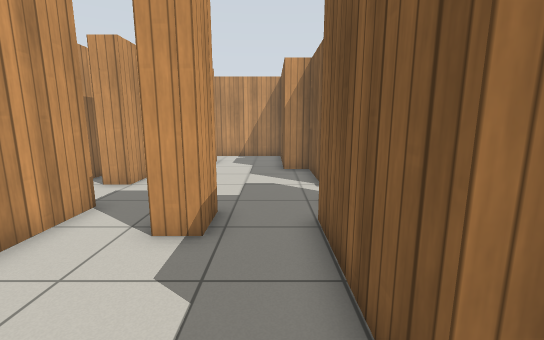
view 1 (above)

22 first-person views from a walk through a Gazebo world. The camera is 1.1 m above the floor, tilts 10° down and sees 90° across. The lines on the ground mark 1 m squares. The floor is counted in squares, 0.5 m on a side. Each view is taken from the middle of a square. On the plan, view 1 faces up. The plan holds only what a view shows up to about 17 squares ahead; the rest is blank. Gazebo's built-in surfaces are drawn with simple patterns.

view 2
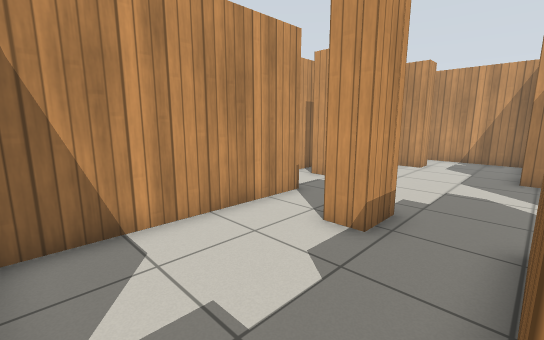

view 3
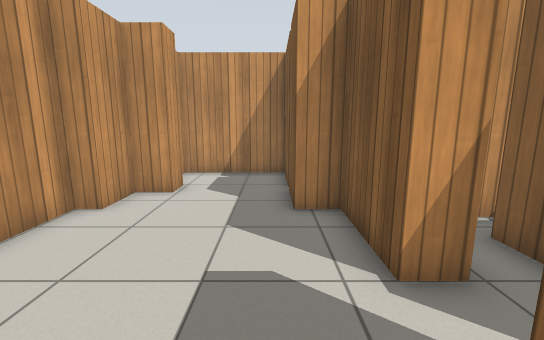

view 4
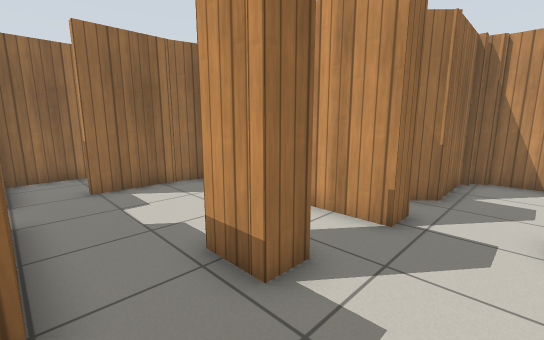

view 5
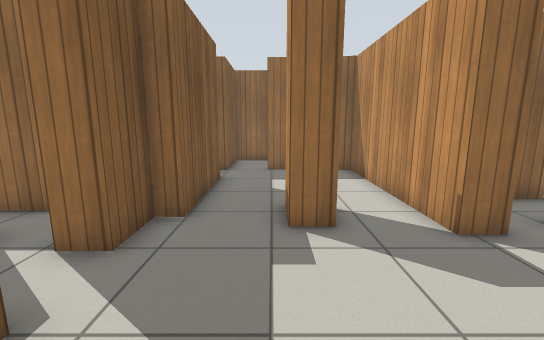

view 6
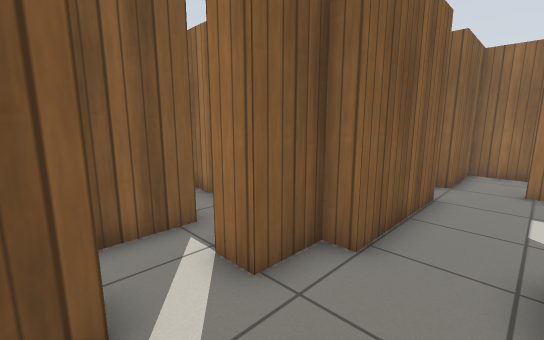

view 7
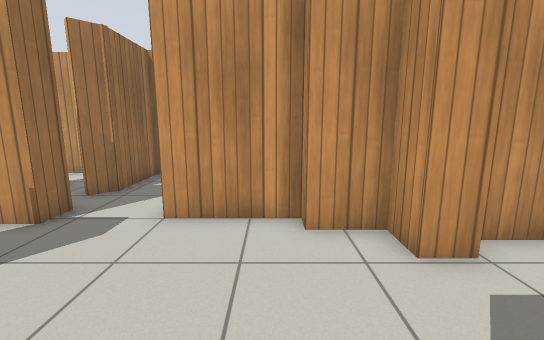

view 8
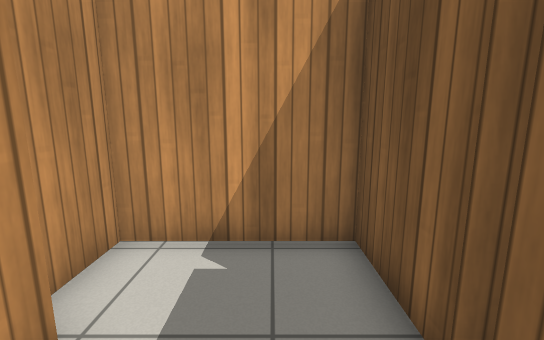

view 9
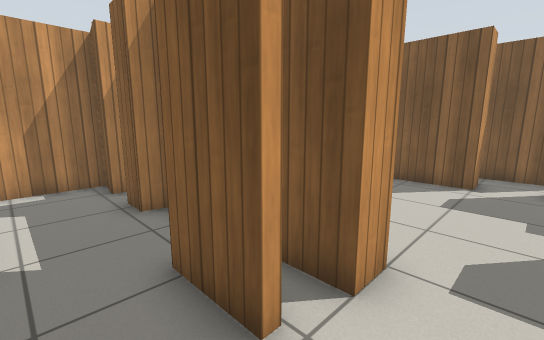

view 10
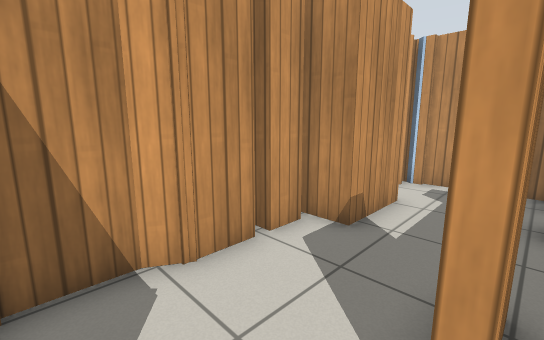

view 11
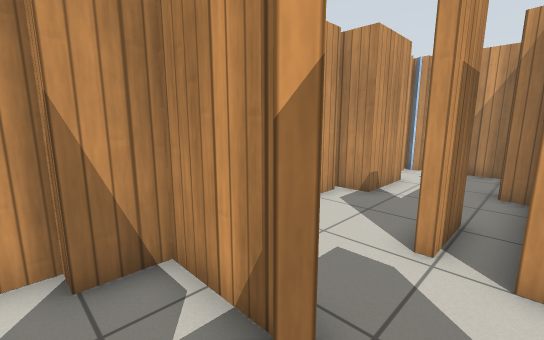

view 12
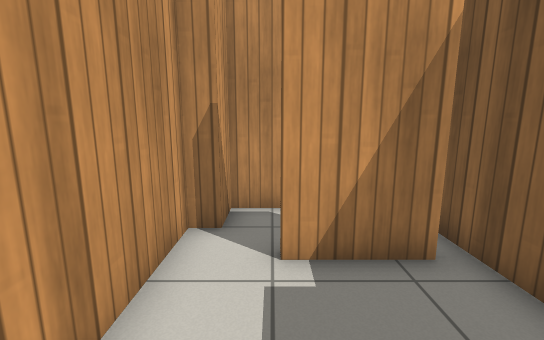

view 13
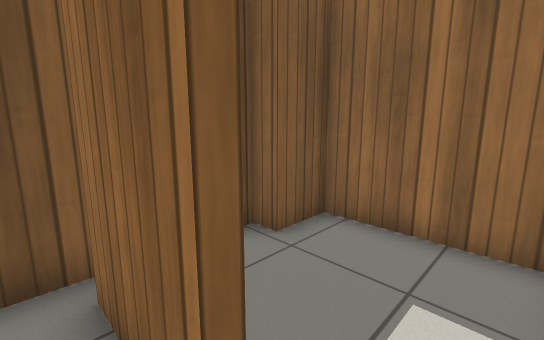

view 14
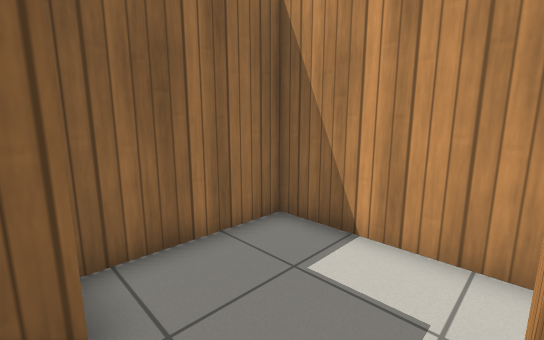

view 15
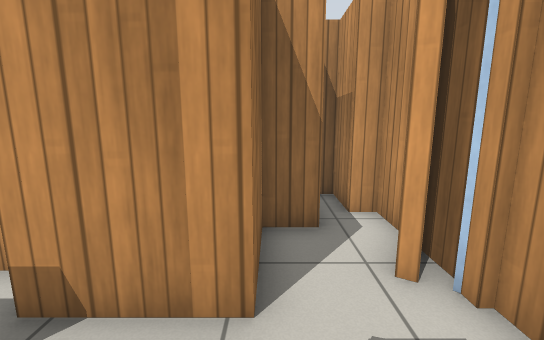

view 16
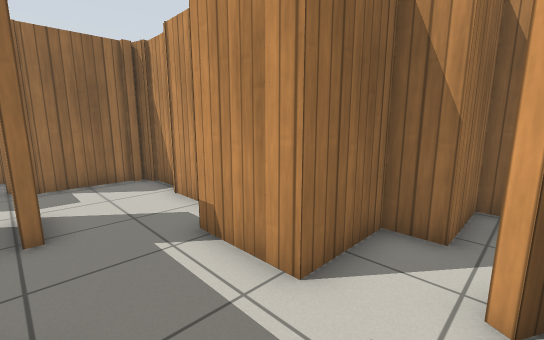

view 17
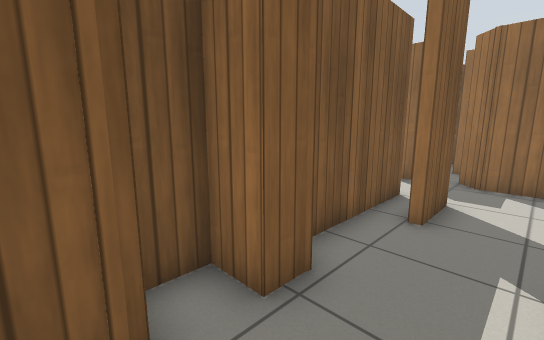

view 18
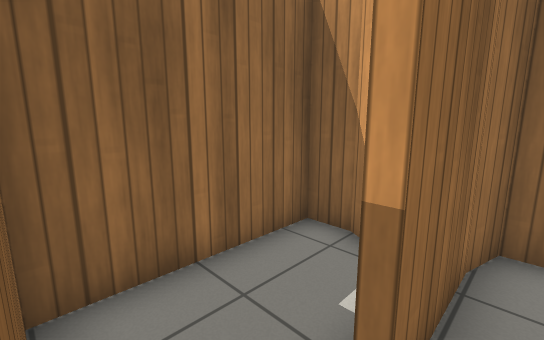

view 19
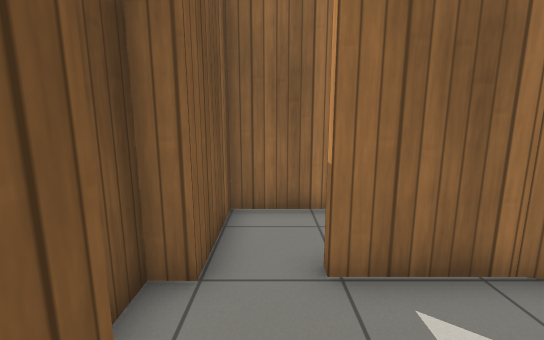

view 20
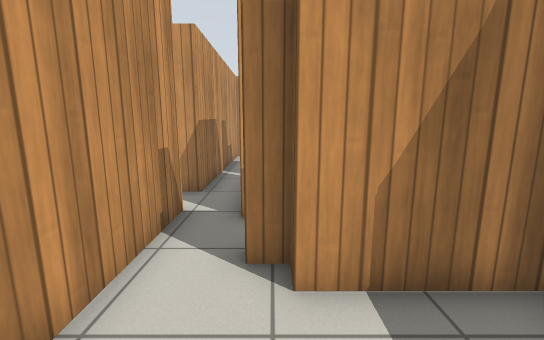

view 21
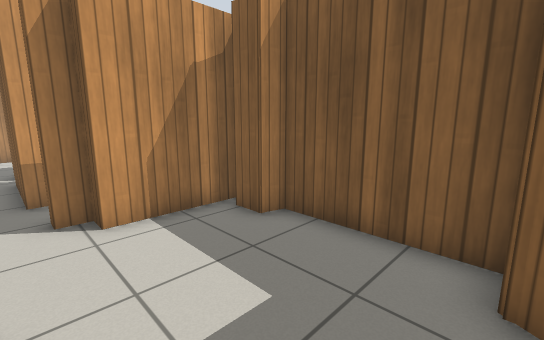

view 22
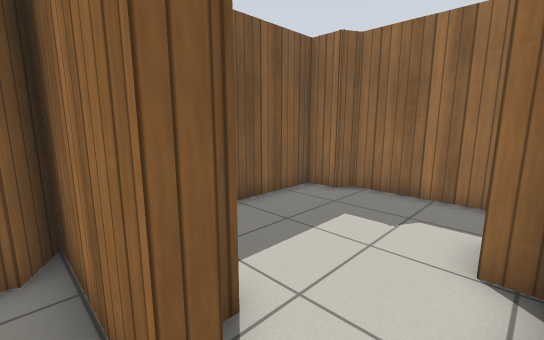

### Floor plan
Key: @ floor where view 1 was taken; # wall or solid block; . floor.
Columns run from 14 left of view 1 to 9 right of it. Each row starts with its distance up from view 1.
 19 #########
 18 #..#....# ######
 17 ##......# #....#
 16  ####...###....#
 15     #...###....#
 14     #...##.....##
 13    ##...##.....##
 12    #...###......#
 11    #...###......##
 10    #...###......####
  9    #...............#
  8    #...............#
  7    #####........#...
  6    ##....#..#..##.....##
  5    #.....#.....##..#####
  4    #..##.#.....##......#
  3    #.....#.....##......#
  2    #.....#.....##......#
  1    #....##......##.....#
  0    #....##....@.# .....#
 -1    ###########.## .....#
 -2           #....#  ....##
 -3           #....#  #####
 -4           ######

Positions as (right, up) in squares from view 1, and headings:
1: (0, 0), facing up
2: (1, 0), facing up-left
3: (0, 6), facing up
4: (1, 9), facing down-left
5: (-1, 12), facing down
6: (-1, 10), facing down-right
7: (1, 12), facing left
8: (-1, 13), facing up
9: (-9, 8), facing up-right
10: (-7, 8), facing up-left
11: (-6, 5), facing up-left
12: (-9, 0), facing up
13: (-10, 5), facing down-right
14: (-6, 4), facing down-left
15: (-7, 16), facing left
16: (-7, 18), facing down-left
17: (-9, 18), facing down-right
18: (1, 0), facing down-left
19: (0, 3), facing down
20: (5, 1), facing up
21: (4, -2), facing up-right
22: (3, 6), facing down-right
